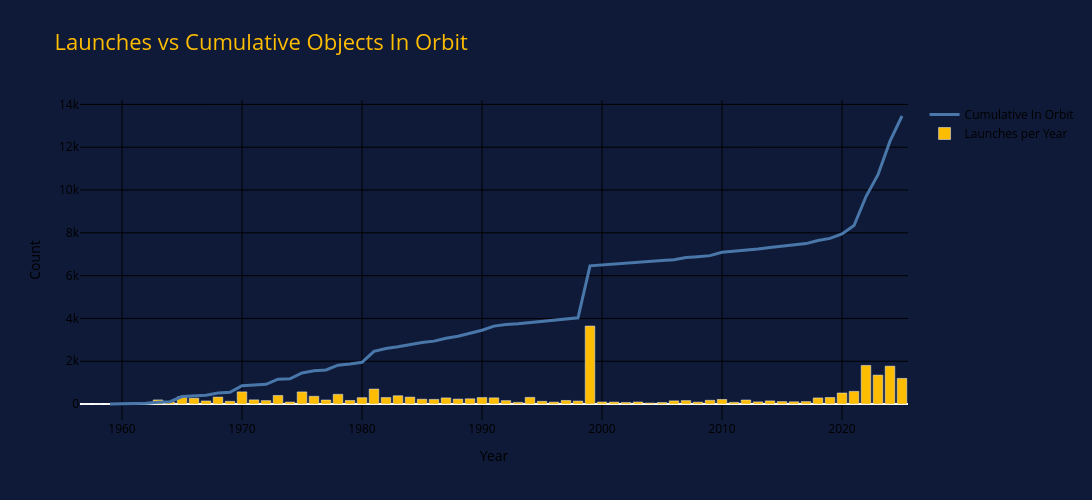

The notebook cell saved with this chart:
### Markdown cell above
## Objects added by year, showing remaining in orbit

### Code cell
fig = go.Figure()

# Add cumulative line
fig.add_trace(go.Scatter(
    x=cumulative_by_year.index,
    y=cumulative_by_year.values,
    #mode='lines+markers',
    mode='lines',
    name='Cumulative In Orbit',
    line=dict(color='#4977AA', width=3),
    marker=dict(color=linecol, size=6)
))

# Add yearly launches as bars
fig.add_trace(go.Bar(
    x=launches_by_year.index,
    y=launches_by_year.values,
    name='Launches per Year',
    marker_color='#FFBD02'
))

# Apply custom styling
fig.update_layout(
    title='Launches vs Cumulative Objects In Orbit',
    title_font=dict(color='#FFBD02', size=22),
    plot_bgcolor='#0F1A38',
    paper_bgcolor='#0F1A38',
    font=dict(color=linecol),
    xaxis=dict(title='Year', color=linecol, gridcolor=linecol),
    yaxis=dict(title='Count', color=linecol, gridcolor=linecol),
    legend=dict(font=dict(color=linecol)),
    barmode='overlay',
    width=1200,
    height=500
)

fig.show()

### Figure 1 — Plotly figure (JSON) as saved in the notebook; plotly's stock layout.template omitted (floating-point values rounded to 4 significant figures)
{"data": [{"line": {"color": "#4977AA", "width": 3}, "marker": {"color": "#000000", "size": 6}, "mode": "lines", "name": "Cumulative In Orbit", "type": "scatter", "x": [1959, 1960, 1961, 1962, 1963, 1964, 1965, 1966, 1967, 1968, 1969, 1970, 1971, 1972, 1973, 1974, 1975, 1976, 1977, 1978, 1979, 1980, 1981, 1982, 1983, 1984, 1985, 1986, 1987, 1988, 1989, 1990, 1991, 1992, 1993, 1994, 1995, 1996, 1997, 1998, 1999, 2000, 2001, 2002, 2003, 2004, 2005, 2006, 2007, 2008, 2009, 2010, 2011, 2012, 2013, 2014, 2015, 2016, 2017, 2018, 2019, 2020, 2021, 2022, 2023, 2024, 2025], "y": [4, 14, 22, 34, 89, 114, 353, 386, 417, 516, 549, 857, 892, 925, 1164, 1184, 1452, 1552, 1594, 1819, 1874, 1951, 2463, 2598, 2675, 2792, 2879, 2941, 3076, 3168, 3300, 3449, 3643, 3718, 3748, 3801, 3841, 3900, 3967, 4032, 6459, 6503, 6559, 6592, 6642, 6671, 6707, 6739, 6850, 6888, 6935, 7094, 7142, 7185, 7241, 7319, 7375, 7436, 7497, 7644, 7740, 7951, 8338, 9695, 10717, 12281, 13458]}, {"marker": {"color": "#FFBD02"}, "name": "Launches per Year", "type": "bar", "x": [1957.0, 1958.0, 1959.0, 1960.0, 1961.0, 1962.0, 1963.0, 1964.0, 1965.0, 1966.0, 1967.0, 1968.0, 1969.0, 1970.0, 1971.0, 1972.0, 1973.0, 1974.0, 1975.0, 1976.0, 1977.0, 1978.0, 1979.0, 1980.0, 1981.0, 1982.0, 1983.0, 1984.0, 1985.0, 1986.0, 1987.0, 1988.0, 1989.0, 1990.0, 1991.0, 1992.0, 1993.0, 1994.0, 1995.0, 1996.0, 1997.0, 1998.0, 1999.0, 2000.0, 2001.0, 2002.0, 2003.0, 2004.0, 2005.0, 2006.0, 2007.0, 2008.0, 2009.0, 2010.0, 2011.0, 2012.0, 2013.0, 2014.0, 2015.0, 2016.0, 2017.0, 2018.0, 2019.0, 2020.0, 2021.0, 2022.0, 2023.0, 2024.0, 2025.0], "y": [3, 3, 7, 22, 40, 58, 194, 88, 339, 273, 147, 327, 130, 570, 197, 162, 402, 95, 569, 364, 191, 456, 169, 300, 701, 306, 389, 325, 228, 219, 288, 234, 247, 305, 291, 161, 82, 313, 129, 93, 169, 142, 3645, 99, 94, 76, 99, 49, 75, 150, 162, 91, 177, 216, 82, 191, 103, 149, 116, 107, 117, 287, 307, 518, 593, 1806, 1353, 1771, 1200]}], "layout": {"barmode": "overlay", "font": {"color": "#000000"}, "height": 500, "legend": {"font": {"color": "#000000"}}, "paper_bgcolor": "#0F1A38", "plot_bgcolor": "#0F1A38", "title": {"font": {"color": "#FFBD02", "size": 22}, "text": "Launches vs Cumulative Objects In Orbit"}, "width": 1200, "xaxis": {"color": "#000000", "gridcolor": "#000000", "title": {"text": "Year"}}, "yaxis": {"color": "#000000", "gridcolor": "#000000", "title": {"text": "Count"}}}}
